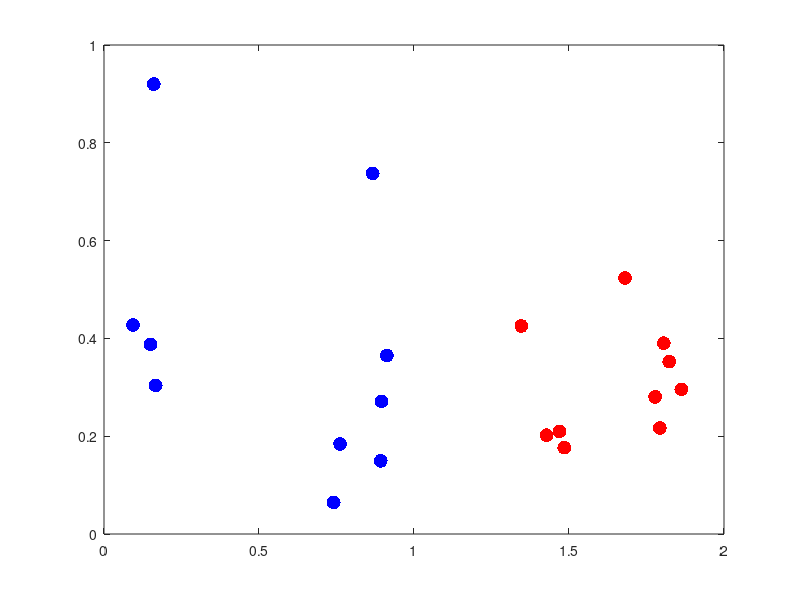

Reproduce this figure in MATLAB. (Note: this script raises an error after producing the figure.)
function test_get_affine

  N = 10;

  rand('seed', 1);
  randn('seed', 1);

  x = rand(10, 1);
  y = rand(10, 1);

  % 
  % transform points
  %

  % translation
  T = [1, 0, 1.5;
       0, 1, 0; 
       0, 0, 1];

  % scale 
  S = [0.5, 0, 0;
       0, 0.5, 0; 
       0, 0, 1];

  % rotation
  theta = pi/6;
  c = cos(theta);
  s = sin(theta);
  R = [c, -s, 0;
       s, c, 0;
       0, 0, 1];

  M = T*S*R;

  fprintf('affine transformation: \n');
  disp(M);

  p1 = [x'; 
       y'; 
       ones(1, N)];

  p2 = M*p1;

  %
  % add noise to projected points
  %
  noise_std =  0.01;
  fprintf('adding Gaussian noise with standard deviation: %.2f\n\n', noise_std);

  p2(1:2, 1:N) = p2(1:2, 1:N) + noise_std*randn(2, N);  

  figure(9);
  clf;
  plot(p1(1, :), p1(2, :), 'b.', 'MarkerSize', 30);
  hold on;
  plot(p2(1, :), p2(2, :), 'r.', 'MarkerSize', 30);

  %
  % recover affine transformation
  %
  M2 = get_affine(p1, p2);

  p3 = M2 * p1;
  plot(p3(1, :), p3(2, :), 'go', 'MarkerSize', 10, 'LineWidth', 3);
 
  fprintf('recovered affine transformation: \n');
  disp(M2);

 